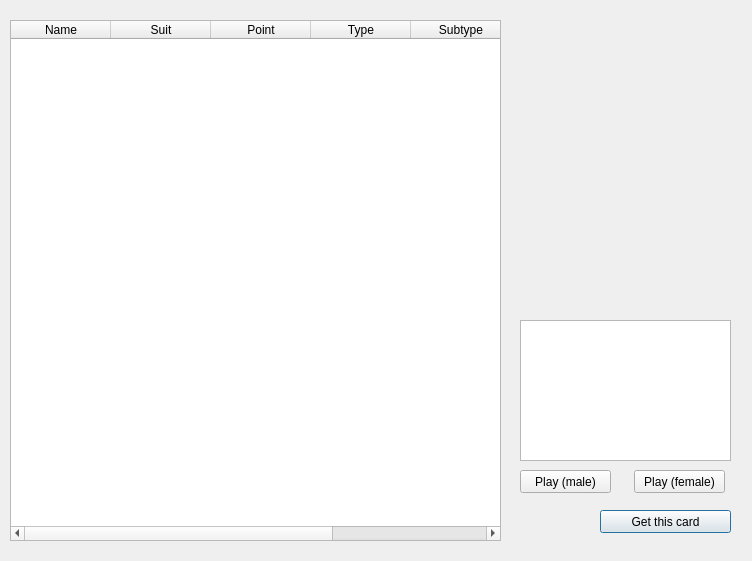
<?xml version="1.0" encoding="UTF-8"?>
<ui version="4.0">
 <class>CardOverview</class>
 <widget class="QDialog" name="CardOverview">
  <property name="geometry">
   <rect>
    <x>0</x>
    <y>0</y>
    <width>752</width>
    <height>561</height>
   </rect>
  </property>
  <property name="windowTitle">
   <string>Card Overvew</string>
  </property>
  <widget class="QTableWidget" name="tableWidget">
   <property name="geometry">
    <rect>
     <x>10</x>
     <y>20</y>
     <width>491</width>
     <height>521</height>
    </rect>
   </property>
   <property name="editTriggers">
    <set>QAbstractItemView::NoEditTriggers</set>
   </property>
   <property name="selectionMode">
    <enum>QAbstractItemView::SingleSelection</enum>
   </property>
   <property name="selectionBehavior">
    <enum>QAbstractItemView::SelectRows</enum>
   </property>
   <property name="sortingEnabled">
    <bool>true</bool>
   </property>
   <column>
    <property name="text">
     <string>Name</string>
    </property>
   </column>
   <column>
    <property name="text">
     <string>Suit</string>
    </property>
   </column>
   <column>
    <property name="text">
     <string>Point</string>
    </property>
   </column>
   <column>
    <property name="text">
     <string>Type</string>
    </property>
   </column>
   <column>
    <property name="text">
     <string>Subtype</string>
    </property>
   </column>
   <column>
    <property name="text">
     <string>Package</string>
    </property>
   </column>
  </widget>
  <widget class="QTextEdit" name="cardDescriptionBox">
   <property name="geometry">
    <rect>
     <x>520</x>
     <y>320</y>
     <width>211</width>
     <height>141</height>
    </rect>
   </property>
   <property name="readOnly">
    <bool>true</bool>
   </property>
  </widget>
  <widget class="QLabel" name="cardLabel">
   <property name="geometry">
    <rect>
     <x>520</x>
     <y>10</y>
     <width>211</width>
     <height>301</height>
    </rect>
   </property>
   <property name="text">
    <string/>
   </property>
  </widget>
  <widget class="QPushButton" name="getCardButton">
   <property name="geometry">
    <rect>
     <x>600</x>
     <y>510</y>
     <width>131</width>
     <height>23</height>
    </rect>
   </property>
   <property name="text">
    <string>Get this card</string>
   </property>
  </widget>
  <widget class="QPushButton" name="malePlayButton">
   <property name="geometry">
    <rect>
     <x>520</x>
     <y>470</y>
     <width>91</width>
     <height>23</height>
    </rect>
   </property>
   <property name="text">
    <string>Play (male)</string>
   </property>
  </widget>
  <widget class="QPushButton" name="femalePlayButton">
   <property name="geometry">
    <rect>
     <x>634</x>
     <y>470</y>
     <width>91</width>
     <height>23</height>
    </rect>
   </property>
   <property name="text">
    <string>Play (female)</string>
   </property>
  </widget>
 </widget>
 <resources/>
 <connections/>
</ui>
